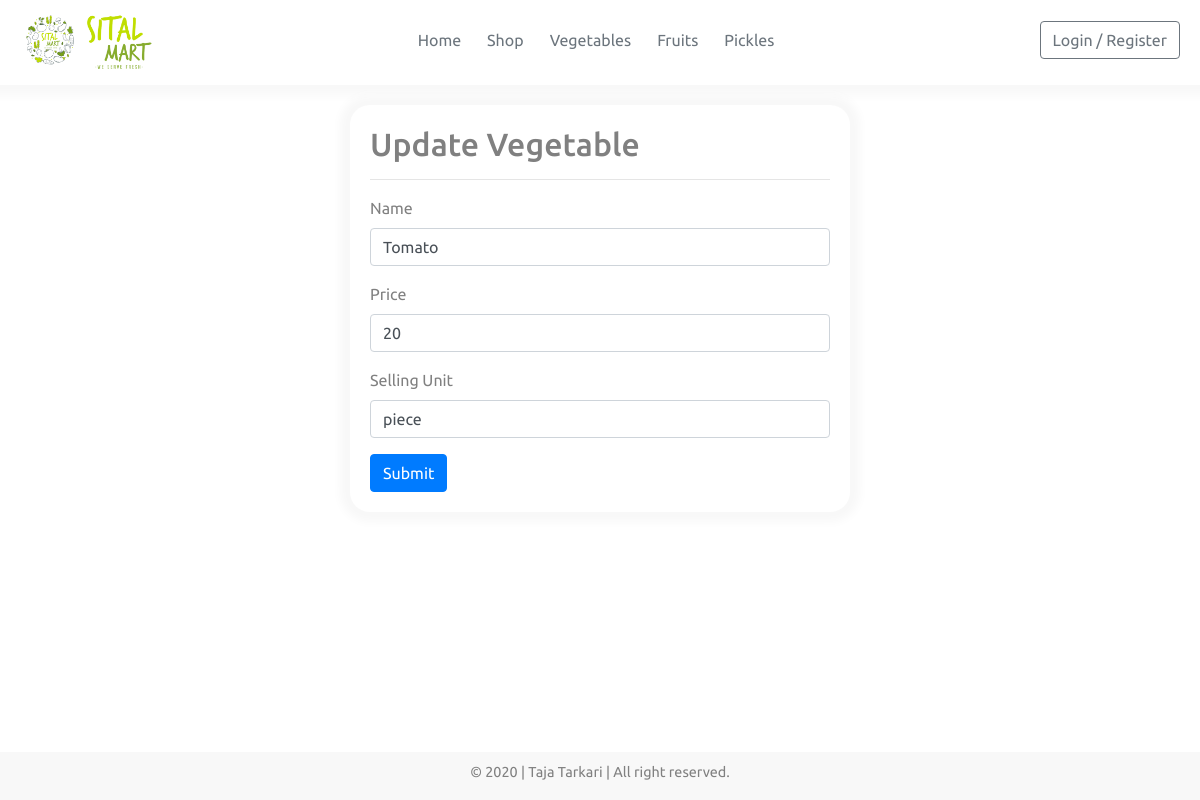
The app's page /vegetable/1/update, older data.
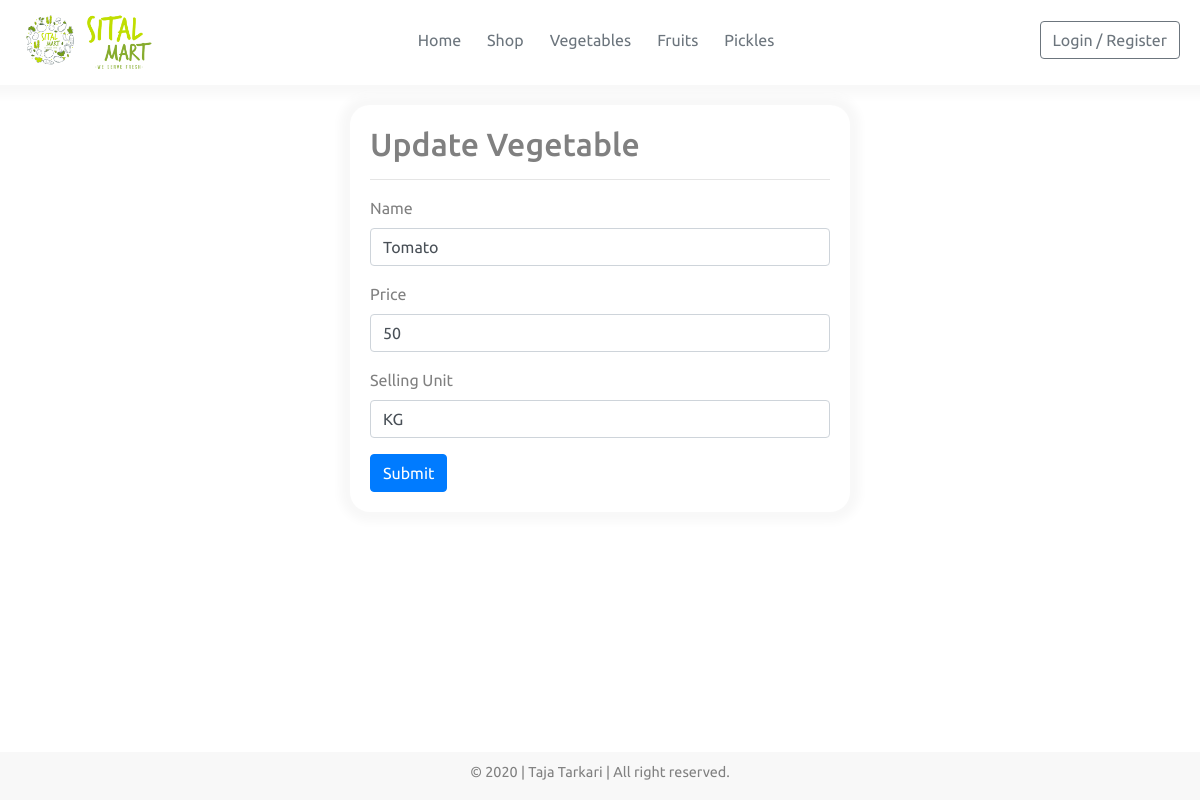
The same page, newer data.
### app.py (models this page shows, shortened)
class Vegetable(db.Model):
    id = db.Column(db.Integer, primary_key=True, autoincrement=True)
    name = db.Column(db.String(100), nullable=False)
    image = db.Column(db.String(20), default="default.png")
    price = db.Column(db.String(50), nullable=False)
    selling_unit = db.Column(db.String(20), nullable=False)

### app.py (the view, shortened to what this page needs)
@app.route("/vegetable/<int:id>/update", methods=["GET","POST"])
def update_vegetable(id):
    vegetable = Vegetable.query.get(int(id))
    form = VegetableForm()
    form.name.data = vegetable.name
    form.price.data = vegetable.price
    form.selling_unit.data = vegetable.selling_unit
    return render_template("update-vegetable.html", form=form, id=vegetable.id)

### forms.py
class VegetableForm(FlaskForm):
    name = StringField("Name", validators=[DataRequired()])
    price = StringField("Price", validators=[DataRequired()])
    selling_unit = StringField("Selling Unit", validators=[DataRequired()])
    image = FileField("Image", validators=[FileAllowed(['png', 'jpg', 'jpeg'])])
    submit = SubmitField("Submit")

### templates/update-vegetable.html (shortened to what this page needs)
{% extends 'base.html' %}
{% block content %}
<div class="container">
    <div class="form-container">
        <h2>Update Vegetable</h2>
        <hr>
        <form action="{{ url_for('update_vegetable', id=id) }}" method="POST">
            <div class="form-group">
                {{ form.name.label(for_="name") }}
                {{ form.name(class_="form-control", placeholder="Vegetable Name", id="name") }}
            </div>
            <div class="form-group">
                {{ form.price.label(for_="price") }}
                {{ form.price(class_="form-control", placeholder="Price", id="price") }}
            </div>
            <div class="form-group">
                {{ form.selling_unit.label(for_="selling_unit") }}
                {{ form.selling_unit(class_="form-control", placeholder="Selling Unit(KG)", id="selling_unit") }}
            </div>
            {{ form.submit(class_="btn btn-primary") }}
        </form>
    </div>
</div>
{% endblock %}

### templates/base.html (shortened to what this page needs)
<!DOCTYPE html>
<html lang="en">
<head>
    <link rel="stylesheet" href="https://maxcdn.bootstrapcdn.com/bootstrap/4.0.0/css/bootstrap.min.css">
    <link rel="stylesheet" href="{{ url_for('static', filename='css/main.css') }}">
    <link rel="stylesheet" href="{{ url_for('static', filename='css/style.css') }}">
</head>
<body>
    <div class="page-wrapper">
        <div class="content-wrapper" id="content-wrap">
            {% include 'header.html' %}
            {% block content %}{% endblock %}
        </div>
        {% include 'footer.html' %}
        {% include 'alert-template.html' %}
    </div>
</body>
</html>

### templates/header.html
<header>
    <div class="logo">
        <a href="{{ url_for('home') }}">
            <img src="{{ url_for('static', filename='assets/text-and-logo.png') }}" alt="logo">
        </a>
    </div>
    <nav>
        <ul>
            <li><a href="#home" class="btn text-muted">Home</a></li>
            <li><a href="#shop" class="btn text-muted">Shop</a></li>
            <li><a href="#vegetables" class="btn text-muted">Vegetables</a></li>
            <li><a href="#fruits" class="btn text-muted">Fruits</a></li>
            <li><a href="#pickles" class="btn text-muted">Pickles</a></li>
        </ul>
    </nav>
    <div>
        <a href="{{ url_for('login') }}" class="btn btn-outline-secondary">Login / Register</a>
    </div>
</header>

### templates/footer.html
<footer id="footer">
    <p class="text-center">&copy; 2020 | Taja Tarkari | All right reserved.</p>
</footer>

### templates/alert-template.html (shortened to what this page needs)
<div class="alert-wrapper">
</div>

### static/css/main.css (style rules this page uses)
*, html, body { margin: 0; padding: 0; color: gray; font-family: 'Ubuntu', sans-serif; }
.page-wrapper { position: relative; min-height: 100vh; }
#content-wrap { padding-bottom: 3.5rem; }
#footer { position: absolute; bottom: 0; width: 100%; height: 3rem; }
.alert-wrapper { position: absolute; width: 30%; padding: 10px; bottom: 0; right: 10px; }

### static/css/style.css (style rules this page uses)
header { display: flex; background: white; padding: 10px 20px; box-shadow: 0px 0px 10px 10px #f8f8f8; justify-content: space-between; align-items: baseline; margin-bottom: 20px; }
.logo img { height: 60px; width: auto; }
ul { list-style: none; display: flex; }
.form-container { padding: 20px; margin: 10px auto; max-width: 500px; box-shadow: 0px 0px 10px 10px #f8f8f8; background: white; border-radius: 20px; }
footer { background: #f8f8f8; }
footer p { font-size: .9rem; color: gray; padding-top: 10px; }

Row changes from the older to the newer data that the page shows:
changed Vegetable "Tomato": price "20" → "50"; selling_unit "piece" → "KG"
